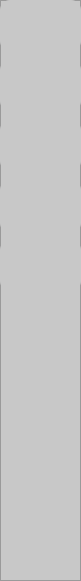
  <widget class="QFrame" name="frame_2">
   <property name="geometry">
    <rect>
     <x>0</x>
     <y>70</y>
     <width>81</width>
     <height>581</height>
    </rect>
   </property>
   <property name="styleSheet">
    <string notr="true">
background-color: rgb(200, 200, 200);</string>
   </property>
   <property name="frameShape">
    <enum>QFrame::StyledPanel</enum>
   </property>
   <property name="frameShadow">
    <enum>QFrame::Raised</enum>
   </property>
   <widget class="QPushButton" name="exp_data_btn">
    <property name="geometry">
     <rect>
      <x>0</x>
      <y>180</y>
      <width>81</width>
      <height>53</height>
     </rect>
    </property>
    <property name="font">
     <font>
      <family>Segoe UI</family>
      <pointsize>9</pointsize>
      <weight>75</weight>
      <bold>true</bold>
     </font>
    </property>
    <property name="mouseTracking">
     <bool>false</bool>
    </property>
    <property name="autoFillBackground">
     <bool>false</bool>
    </property>
    <property name="styleSheet">
     <string notr="true">QPushButton#exp_data_btn {
    border-radius: 10px;
}
QPushButton:hover {
    /* Add your hover effect styles here */
   background-color: rgb(170,172,175);/* Example: change background color to red */
}</string>
    </property>
    <property name="text">
     <string/>
    </property>
    <property name="icon">
     <iconset>
      <normaloff>cil-save.png</normaloff>cil-save.png</iconset>
    </property>
    <property name="iconSize">
     <size>
      <width>30</width>
      <height>30</height>
     </size>
    </property>
    <property name="checkable">
     <bool>false</bool>
    </property>
   </widget>
   <widget class="QPushButton" name="dp_btn">
    <property name="geometry">
     <rect>
      <x>0</x>
      <y>60</y>
      <width>81</width>
      <height>51</height>
     </rect>
    </property>
    <property name="font">
     <font>
      <family>Segoe UI</family>
      <pointsize>9</pointsize>
      <weight>75</weight>
      <bold>true</bold>
     </font>
    </property>
    <property name="styleSheet">
     <string notr="true">QPushButton#dp_btn {
    border-radius: 10px;
color:#dcdcdc ;
}
QPushButton:hover {
    /* Add your hover effect styles here */ background-color: rgb(170,172,175);/* Example: change background color to red */
}
</string>
    </property>
    <property name="text">
     <string/>
    </property>
    <property name="icon">
     <iconset>
      <normaloff>cil-pen-alt.png</normaloff>cil-pen-alt.png</iconset>
    </property>
   </widget>
   <widget class="QPushButton" name="da_btn">
    <property name="geometry">
     <rect>
      <x>0</x>
      <y>120</y>
      <width>81</width>
      <height>51</height>
     </rect>
    </property>
    <property name="font">
     <font>
      <family>Segoe UI</family>
      <pointsize>9</pointsize>
      <weight>75</weight>
      <bold>true</bold>
     </font>
    </property>
    <property name="styleSheet">
     <string notr="true">QPushButton {
    border-radius: 10px;
color:#dcdcdc ;
}
QPushButton:hover {
    /* Add your hover effect styles here */
     background-color: rgb(170,172,175); /* Example: change background color to red */
}</string>
    </property>
    <property name="text">
     <string/>
    </property>
    <property name="icon">
     <iconset>
      <normaloff>cil-chart.png</normaloff>cil-chart.png</iconset>
    </property>
    <property name="iconSize">
     <size>
      <width>25</width>
      <height>25</height>
     </size>
    </property>
   </widget>
   <widget class="QPushButton" name="imp_data_btn">
    <property name="geometry">
     <rect>
      <x>0</x>
      <y>0</y>
      <width>81</width>
      <height>51</height>
     </rect>
    </property>
    <property name="font">
     <font>
      <family>Segoe UI</family>
      <pointsize>9</pointsize>
      <weight>75</weight>
      <bold>true</bold>
     </font>
    </property>
    <property name="mouseTracking">
     <bool>false</bool>
    </property>
    <property name="styleSheet">
     <string notr="true">QPushButton#imp_data_btn {
    border-radius: 10px;
    color:#dcdcdc ;
}

QPushButton:hover {
    /* Add your hover effect styles here */ background-color: rgb(170,172,175); /* Example: change background color to red */
}
</string>
    </property>
    <property name="text">
     <string/>
    </property>
    <property name="icon">
     <iconset>
      <normaloff>cil-cloud-upload.png</normaloff>cil-cloud-upload.png</iconset>
    </property>
   </widget>
   <widget class="QPushButton" name="tip_btn">
    <property name="geometry">
     <rect>
      <x>0</x>
      <y>240</y>
      <width>81</width>
      <height>51</height>
     </rect>
    </property>
    <property name="font">
     <font>
      <family>Segoe UI</family>
      <pointsize>9</pointsize>
      <weight>75</weight>
      <bold>true</bold>
     </font>
    </property>
    <property name="styleSheet">
     <string notr="true">QPushButton {
    border-radius: 10px;
color:#dcdcdc ;
}
QPushButton:hover {
    /* Add your hover effect styles here */
    background-color: rgb(170,172,175); /* Example: change background color to red */
}</string>
    </property>
    <property name="text">
     <string/>
    </property>
    <property name="icon">
     <iconset>
      <normaloff>cil-bell.png</normaloff>cil-bell.png</iconset>
    </property>
   </widget>
  </widget>
